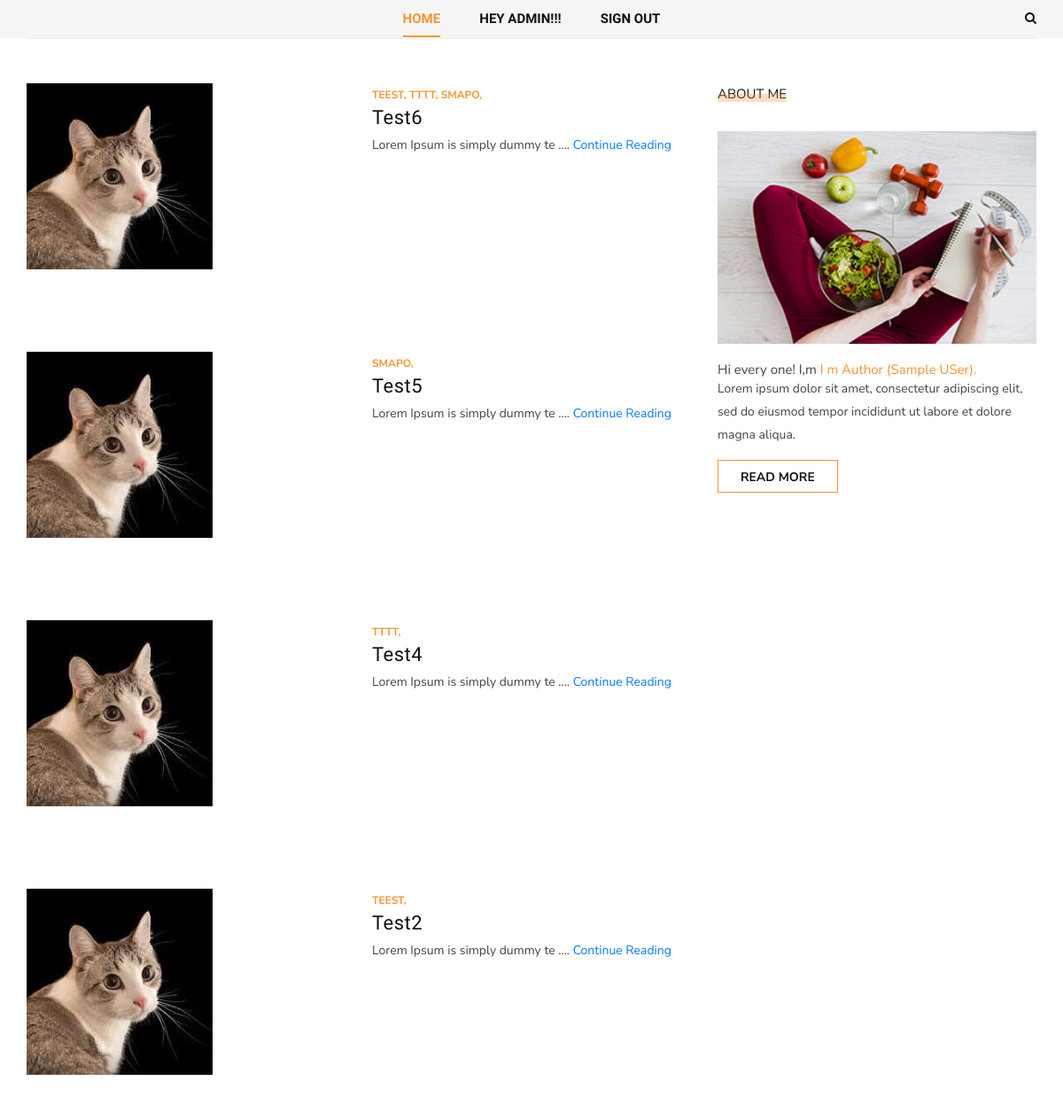
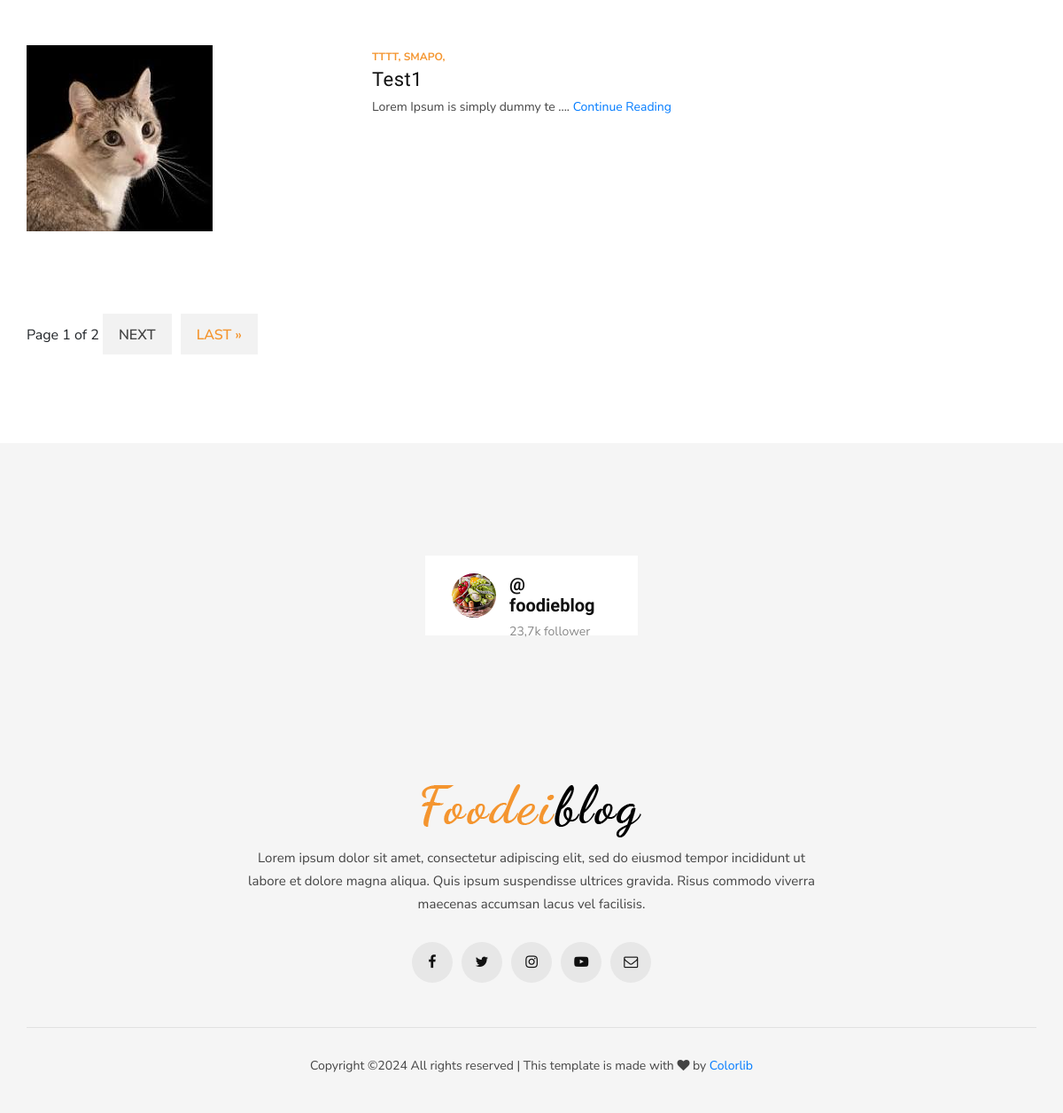
The app's page /articles (signed in) with its own data (2 pictures, top to bottom).
### blogs/models.py (models this page shows, shortened)
class BlogModel(models.Model):
    title = models.CharField(max_length=50, null = False, blank=False)
    description = models.TextField('body')
    image = models.ImageField(upload_to="blogImages/", null=True, blank=True)
    tags = models.ManyToManyField(Tags)
    class Meta:
        ordering = ['-id']

class Tags(models.Model):
    name = models.CharField(max_length=20)

### blogs/views.py (the view)
# urls.py: path("articles", views.ArticleListView.as_view(), name="article_list"),
class ArticleListView(LoginRequiredMixin, ListView):
    model = BlogModel
    template_name = "ArticleList.html"
    context_object_name = 'blogs'
    paginate_by = 5
    login_url = 'login/'

### blogs/templates/ArticleList.html (shortened to what this page needs)
{% extends 'base.html' %}
{% load static %}
{% block body %}
<body>
    {% include 'navbar.html' %}
    <section class="categories categories-grid spad">
        <div class="categories__post">
            <div class="container">
                <div class="categories__grid__post">
                    <div class="row">
                        <div class="col-lg-8 col-md-8">
                            {% for obj in blogs %}
                            <div class="categories__list__post__item">
                                <div class="row">
                                    <div class="col-lg-6 col-md-6">
                                        {% if obj.image.url != '' %}
                                        <div class="categories__post__item__pic set-bg">
                                            <img src="{{ obj.image.url }}" alt="">
                                        </div>
                                        {% endif %}
                                    </div>
                                    <div class="col-lg-6 col-md-6">
                                        <div class="categories__post__item__text">
                                            <span class="post__label">
                                                {% for tag in obj.tags.all %}
                                                    <span>{{ tag.name }}, </span>
                                                {% endfor %}
                                            </span>
                                            <h3><a href="{% url 'blogs:article_detail' obj.pk %}">{{ obj.title }}</a></h3>
                                            <p>{{ obj.description|slice:":30" }} .... <a href="{% url 'blogs:article_detail' obj.pk %}">Continue Reading</a></p>
                                        </div>
                                    </div>
                                </div>
                            </div>
                          {% endfor %}
                            <div class="row">
                                <div class="col-lg-12">
                                    <div class="categories__pagination">
                                        <div class="pagination">
                                            <span class="step-links">
                                              <span class="current">
                                                Page {{ page_obj.number }} of {{ page_obj.paginator.num_pages }}
                                              </span>
                                              {% if page_obj.has_next %}
                                                <a href="?page={{ page_obj.next_page_number }}">Next</a>
                                                <a href="?page={{ page_obj.paginator.num_pages }}">Last &raquo;</a>
                                              {% endif %}
                                            </span>
                                          </div>
                                    </div>
                                </div>
                            </div>
                        </div>
                        <div class="col-lg-4 col-md-4">
                            <div class="sidebar__item">
                                <div class="sidebar__about__item">
                                    <div class="sidebar__item__title">
                                        <h6>About me</h6>
                                    </div>
                                    <img src="img/sidebar/sidebar-about.jpg" alt="">
                                    <h6>Hi every one! I,m <span>I m Author (Sample USer).</span></h6>
                                    <p>Lorem ipsum dolor sit amet, consectetur adipiscing elit, sed do eiusmod tempor
                                        incididunt ut labore et dolore magna aliqua.</p>
                                    <a href="#" class="primary-btn">Read more</a>
                                </div>
                            </div>
                        </div>
                    </div>
                </div>
            </div>
        </div>
    </section>
    {% include 'footer.html' %}
</body>
{% endblock body %}

### blogs/templates/base.html (shortened to what this page needs)
{% load static %}
<!DOCTYPE html>
<html lang="zxx">
<head>
    <link rel="stylesheet" href="{% static 'css/bootstrap.min.css' %}" type="text/css">
    <link rel="stylesheet" href="{% static 'css/font-awesome.min.css' %}" type="text/css">
    <link rel="stylesheet" href="{% static 'css/elegant-icons.css' %}" type="text/css">
    <link rel="stylesheet" href="{% static 'css/owl.carousel.min.css' %}" type="text/css">
    <link rel="stylesheet" href="{% static 'css/slicknav.min.css' %}" type="text/css">
    <link rel="stylesheet" href="{% static 'css/style.css' %}" type="text/css">
</head>
{% block body %}
{% endblock body %}
</html>

### blogs/templates/navbar.html (shortened to what this page needs)
{% load static %}
<header class="header">
    <div class="header__top">
        <div class="container">
            <div class="row">
                <div class="col-lg-2 col-md-1 col-6 order-md-1 order-1">
                </div>
                <div class="col-lg-8 col-md-10 order-md-2 order-3">
                    <nav class="header__menu">
                        <ul>
                            <li class="active"><a href="{% url 'blogs:index' %}">Home</a></li>
                                    {% if user.is_authenticated %}
                                        <li><a href="#">Hey {{ user }}!!!</a></li>
                                    <li><a href="{% url 'blogs:logout' %}">Sign out</a></li>
                                    {% endif %}
                        </ul>
                    </nav>
                </div>
                <div class="col-lg-2 col-md-1 col-6 order-md-3 order-2">
                    <div class="header__search">
                        <i class="fa fa-search search-switch"></i>
                    </div>
                </div>
            </div>
        </div>
    </div>
</header>

### blogs/templates/footer.html
{% load static %}
    <footer class="footer">
        <div class="container-fluid">
            <div class="footer__instagram">
                <div class="footer__instagram__avatar">
                    <div class="footer__instagram__avatar--pic">
                        <img src="img/footer/instagram-avatar.jpg" alt="">
                    </div>
                    <div class="footer__instagram__avatar--text">
                        <h5>@ foodieblog</h5>
                        <span>23,7k follower</span>
                    </div>
                </div>
                <div class="row">
                    <div class="col-lg-2 col-md-2 col-sm-4 col-6">
                        <div class="footer__instagram__item set-bg" data-setbg="{% static 'img/footer/ip-1.jpg' %}"></div>
                    </div>
                    <div class="col-lg-2 col-md-2 col-sm-4 col-6">
                        <div class="footer__instagram__item set-bg" data-setbg="{% static 'img/footer/ip-2.jpg' %}"></div>
                    </div>
                    <div class="col-lg-2 col-md-2 col-sm-4 col-6">
                        <div class="footer__instagram__item set-bg" data-setbg="{% static 'img/footer/ip-3.jpg' %}"></div>
                    </div>
                    <div class="col-lg-2 col-md-2 col-sm-4 col-6">
                        <div class="footer__instagram__item set-bg" data-setbg="{% static 'img/footer/ip-4.jpg' %}"></div>
                    </div>
                    <div class="col-lg-2 col-md-2 col-sm-4 col-6">
                        <div class="footer__instagram__item set-bg" data-setbg="{% static 'img/footer/ip-5.jpg' %}"></div>
                    </div>
                    <div class="col-lg-2 col-md-2 col-sm-4 col-6">
                        <div class="footer__instagram__item set-bg" data-setbg="{% static 'img/footer/ip-6.jpg' %}"></div>
                    </div>
                </div>
            </div>
        </div>
        <div class="container">
            <div class="row">
                <div class="col-lg-12">
                    <div class="footer__text">
                        <div class="footer__logo">
                            <a href="#"><img src="img/logo.png" alt=""></a>
                        </div>
                        <p>Lorem ipsum dolor sit amet, consectetur adipiscing elit, sed do eiusmod tempor incididunt
                            ut<br /> labore et dolore magna aliqua. Quis ipsum suspendisse ultrices gravida. Risus
                            commodo viverra<br /> maecenas accumsan lacus vel facilisis. </p>
                        <div class="footer__social">
                            <a href="#"><i class="fa fa-facebook"></i></a>
                            <a href="#"><i class="fa fa-twitter"></i></a>
                            <a href="#"><i class="fa fa-instagram"></i></a>
                            <a href="#"><i class="fa fa-youtube-play"></i></a>
                            <a href="#"><i class="fa fa-envelope-o"></i></a>
                        </div>
                    </div>
                    <div class="footer__copyright">
                        <p>
  Copyright &copy;<script>document.write(new Date().getFullYear());</script> All rights reserved | This template is made with <i class="fa fa-heart" aria-hidden="true"></i> by <a href="https://colorlib.com" target="_blank">Colorlib</a>
  </p>
                    </div>
                </div>
            </div>
        </div>
    </footer>

### records on screen
BlogModel: image (picture), title "Test6", description "Lorem Ipsum is simply dummy te"
Tags: name "TEEST"
Tags: name "TTTT"
Tags: name "SMAPO"
BlogModel: image (picture), title "Test5", description "Lorem Ipsum is simply dummy te"
BlogModel: image (picture), title "Test4", description "Lorem Ipsum is simply dummy te"
BlogModel: image (picture), title "Test2", description "Lorem Ipsum is simply dummy te"
BlogModel: image (picture), title "Test1", description "Lorem Ipsum is simply dummy te"

### other values on screen
{{ user }} "ADMIN"
{{ page_obj.number }} "1"
{{ page_obj.paginator.num_pages }} "2"
